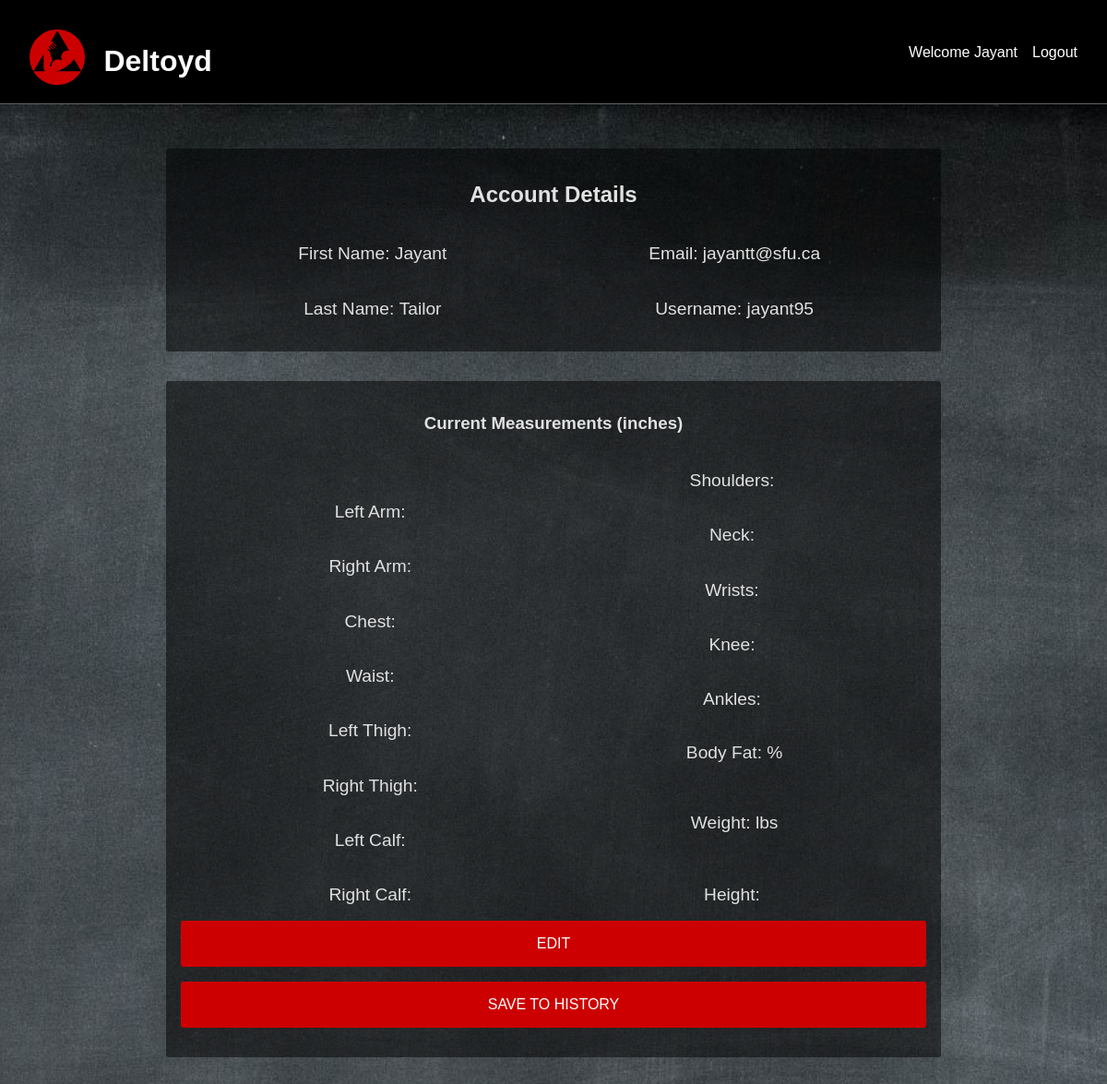
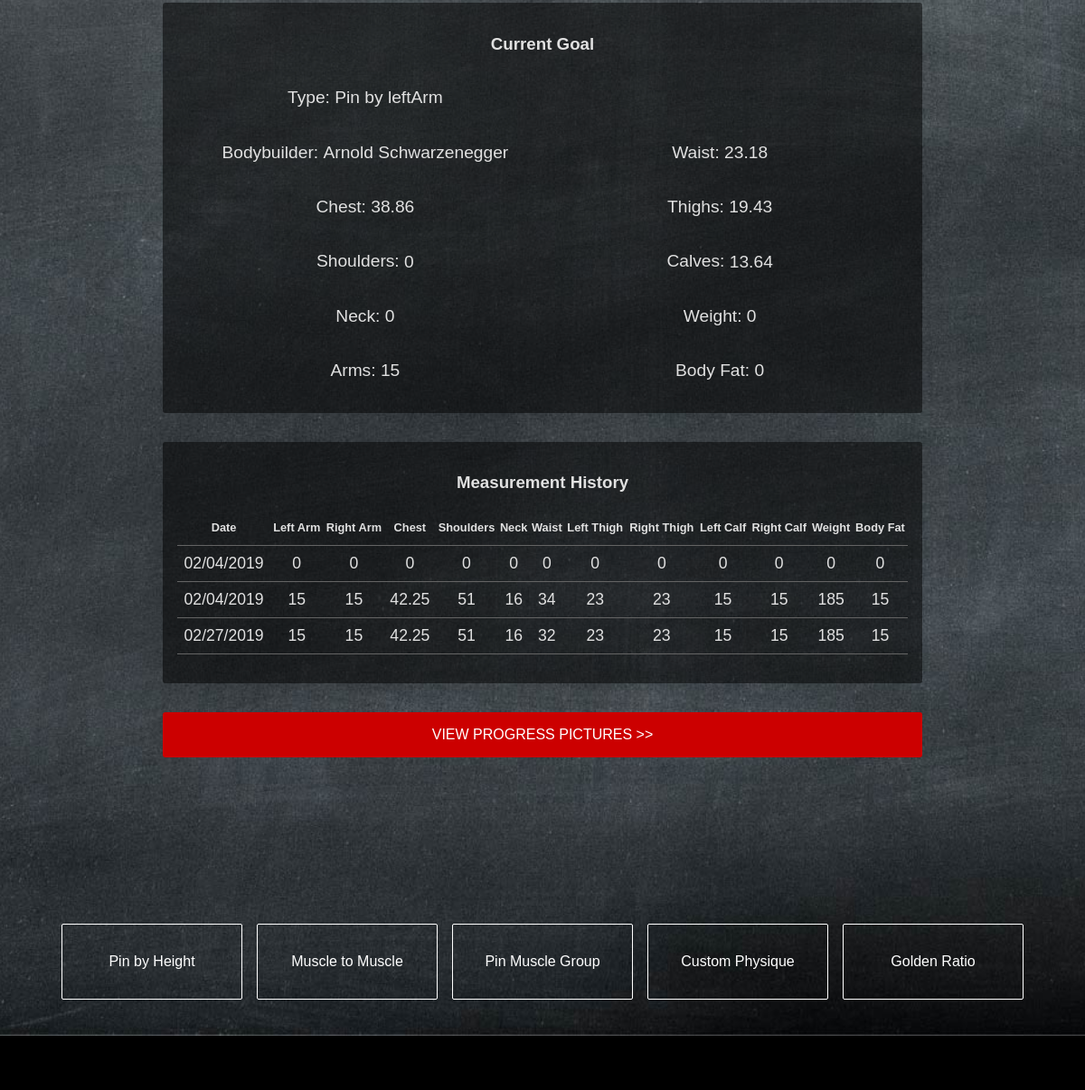
The app's page /profile.php (signed in), older data (2 pictures, top to bottom).
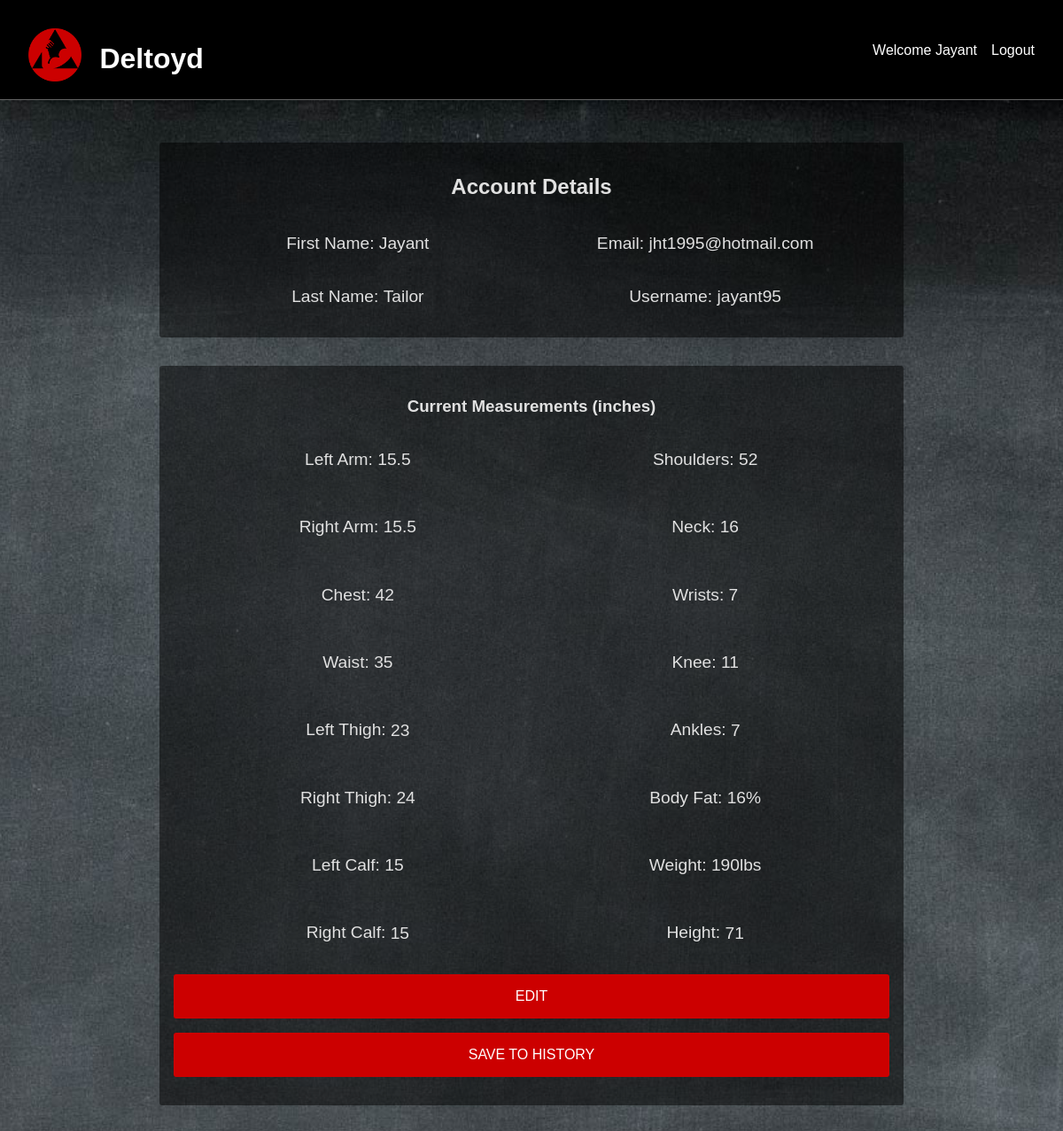
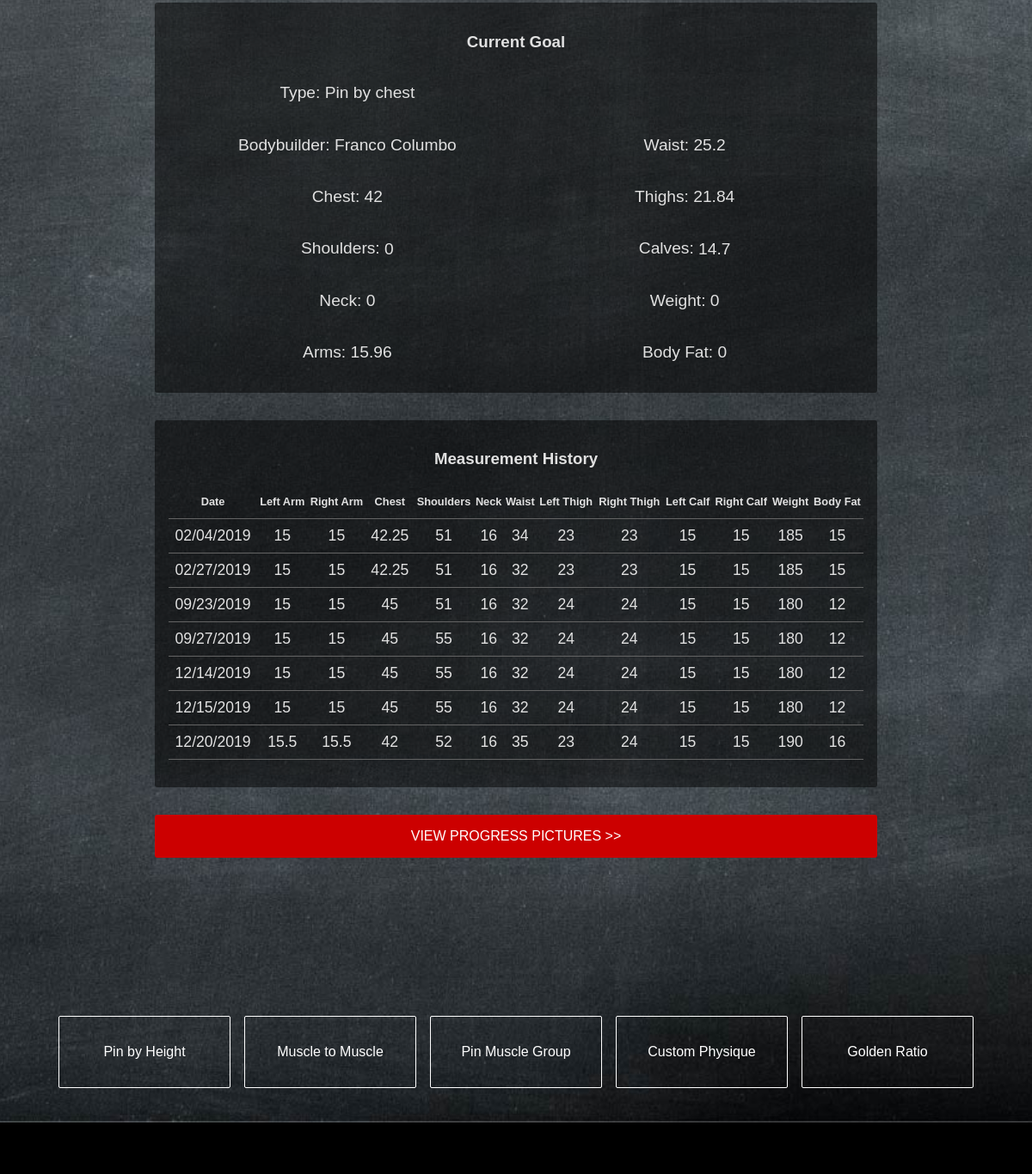
The same page, newer data (2 pictures, top to bottom).
### tables this page shows
CREATE TABLE `members` (
  `memberID` int(11) NOT NULL,
  `firstName` varchar(255) NOT NULL,
  `lastName` varchar(255) NOT NULL,
  `email` varchar(255) NOT NULL,
  `username` varchar(255) NOT NULL,
  `password` varchar(255) NOT NULL,
  `leftArm` float NOT NULL,
  `rightArm` float NOT NULL,
  `chest` float NOT NULL,
  `waist` float NOT NULL,
  `leftThigh` float NOT NULL,
  `rightThigh` float NOT NULL,
  `leftCalf` float NOT NULL,
  `rightCalf` float NOT NULL,
  `shoulders` float NOT NULL,
  `wrists` float NOT NULL,
  `ankles` float NOT NULL,
  `bodyFat` float NOT NULL,
  `weight` float NOT NULL,
  `neck` float NOT NULL,
  `knee` float NOT NULL,
  `height` float NOT NULL
);

CREATE TABLE `goals` (
  `memberID` int(11) NOT NULL,
  `goalID` int(11) NOT NULL,
  `bodybuilderID` int(11) NOT NULL,
  `bodybuilderName` varchar(255) NOT NULL,
  `featureName` varchar(255) NOT NULL,
  `currentGoal` tinyint(1) NOT NULL,
  `date` varchar(255) NOT NULL,
  `arms` float NOT NULL,
  `chest` float NOT NULL,
  `waist` float NOT NULL,
  `thighs` float NOT NULL,
  `calves` float NOT NULL,
  `shoulders` float NOT NULL,
  `neck` float NOT NULL,
  `weight` float NOT NULL,
  `bodyFat` float NOT NULL
);

CREATE TABLE `memberlog` (
  `measurementID` int(11) NOT NULL,
  `memberID` int(11) NOT NULL,
  `timestamp` varchar(255) NOT NULL,
  `leftArm` float NOT NULL,
  `rightArm` float NOT NULL,
  `chest` float NOT NULL,
  `waist` float NOT NULL,
  `leftThigh` float NOT NULL,
  `rightThigh` float NOT NULL,
  `leftCalf` float NOT NULL,
  `rightCalf` float NOT NULL,
  `shoulders` float NOT NULL,
  `weight` float NOT NULL,
  `bodyFat` float NOT NULL,
  `neck` float NOT NULL
);

CREATE TABLE `memberdetails` (
  `memberID` int(11) NOT NULL,
  `username` varchar(255) NOT NULL,
  `leftArm` float NOT NULL,
  `rightArm` float NOT NULL,
  `chest` float NOT NULL,
  `wrist` float NOT NULL,
  `waist` float NOT NULL,
  `leftThigh` float NOT NULL,
  `rightThigh` float NOT NULL,
  `neck` float NOT NULL,
  `leftCalf` float NOT NULL,
  `rightCalf` float NOT NULL,
  `knee` float NOT NULL,
  `shoulders` float NOT NULL,
  `ankles` float NOT NULL,
  `weight` float NOT NULL,
  `bodyFat` float NOT NULL,
  `height` float NOT NULL
);

### includes/helper_functions.php (called while the page is built, shortened)
<?php
  function getProfileInformation($username, $connection) {
    $user_profile = [];
    if ($stmt = $connection->prepare('SELECT * FROM members WHERE username = ? LIMIT 1')) {
      $stmt->bind_param('s', $username);
      $stmt->execute();
    } else {
      $error = $connection->errno . ' ' . $connection->error;
      echo $error;
    }
    $result = $stmt->get_result();
    while ($row = $result->fetch_assoc()) {
      $user_profile['first-name'] = $row['firstName'];
      $user_profile['last-name'] = $row['lastName'];
      $user_profile['email'] = $row['email'];
      $user_profile['username'] = $row['username'];
    }
    if ($stmt = $connection->prepare('SELECT * FROM memberdetails WHERE username = ?')) {
      $stmt->bind_param('s', $username);
      $stmt->execute();
    } else {
      $error = $connection->errno . ' ' . $connection->error;
      echo $error;
    }
    $result = $stmt->get_result();
    while($row = $result->fetch_assoc()) {
      $user_profile['leftArm'] = $row['leftArm'];
      $user_profile['rightArm'] = $row['rightArm'];
      $user_profile['chest'] = $row['chest'];
      $user_profile['waist'] = $row['waist'];
      $user_profile['leftThigh'] = $row['leftThigh'];
      $user_profile['rightThigh'] = $row['rightThigh'];
      $user_profile['leftCalf'] = $row['leftCalf'];
      $user_profile['rightCalf'] = $row['rightCalf'];
      $user_profile['shoulders'] = $row['shoulders'];
      $user_profile['neck'] = $row['neck'];
      $user_profile['knee'] = $row['knee'];
      $user_profile['wrists'] = $row['wrist'];
      $user_profile['ankles'] = $row['ankles'];
      $user_profile['bodyFat'] = $row['bodyFat'];
      $user_profile['weight'] = $row['weight'];
      $user_profile['height'] = $row['height'];
    }
    return $user_profile;
  }
  function getUserMeasurementLog($userID, $connection) {
    $user_log = [];
    $row_count = 0;
    if ($stmt = $connection->prepare('SELECT * FROM memberlog WHERE memberID = ?')) {
      $stmt->bind_param('s', $userID);
      $stmt->execute();
    } else {
      $error = $connection->errno . ' ' . $connection->error;
      echo $error;
    }
    $result = $stmt->get_result();
    while ($row = $result->fetch_assoc()) {
      $user_row = [];
      $user_row['timestamp'] = $row['timestamp'];
      $user_row['leftArm'] = $row['leftArm'];
      $user_row['rightArm'] = $row['rightArm'];
      $user_row['chest'] = $row['chest'];
      $user_row['waist'] = $row['waist'];
      $user_row['leftThigh'] = $row['leftThigh'];
      $user_row['rightThigh'] = $row['rightThigh'];
      $user_row['shoulders'] = $row['shoulders'];
      $user_row['neck'] = $row['neck'];
      $user_row['leftCalf'] = $row['leftCalf'];
      $user_row['rightCalf'] = $row['rightCalf'];
      $user_row['weight'] = $row['weight'];
      $user_row['bodyFat'] = $row['bodyFat'];
      $user_log[$row_count] = $user_row;
      $row_count++;
    }
    return $user_log;
  }
  function getCurrentUserGoal($memberID, $connection) {
    $goalMeasurements = [];
    $sql = "SELECT * from goals WHERE memberID = ? AND currentGoal = 1";
    if ($stmt = $connection->prepare($sql)) {
      $stmt->bind_param('i', $memberID);
      $stmt->execute();
    } else {
      $error = $connection->errno . ' ' . $connection->error;
      echo $error;
    }
    $result = $stmt->get_result();
    while ($row = $result->fetch_assoc()) {
      $goalMeasurements['bodybuilder'] = $row['bodybuilderName'];
      $goalMeasurements['featureName'] = $row['featureName'];
      $goalMeasurements['date'] = $row['date'];
      $goalMeasurements['arms'] = $row['arms'];
      $goalMeasurements['chest'] = $row['chest'];
      $goalMeasurements['waist'] = $row['waist'];
      $goalMeasurements['thighs'] = $row['thighs'];
      $goalMeasurements['calves'] = $row['calves'];
      $goalMeasurements['shoulders'] = $row['shoulders'];
      $goalMeasurements['neck'] = $row['neck'];
      $goalMeasurements['weight'] = $row['weight'];
      $goalMeasurements['bodyFat'] = $row['bodyFat'];
    }
    return $goalMeasurements;
  }
?>

### profile.php (the view, shortened to what the changed rows need)
<?php
  require("includes/header.php");
  require_once("includes/db_connection.php");
  require_once("includes/helper_functions.php");
  $user_profile = [];
  $editActive = false;
  if (!empty($_SESSION['username'])) {
    $user_profile = getProfileInformation($_SESSION['username'], $connection);
    $userGoal = getCurrentUserGoal($_SESSION['memberID'], $connection);
  } else {
    header("Location: login.php");
  }
?>
<div class="page-background">
  <div class="content-wrapper">
    <div class="user-stats">
      <h2>Account Details</h2>
      <div class="stats-group left">
        <div class="custom-stat-group">
          <label>First Name:</label>
          <p><?php echo $user_profile['first-name'] ?></p>
        </div>
        <div class="custom-stat-group">
          <label>Last Name:</label>
          <p><?php echo $user_profile['last-name'] ?></p>
        </div>
      </div>
      <div class="stats-group right">
        <div class="profile-info-group">
          <label>Email:</label>
          <p><?php echo $user_profile['email'] ?></p>
        </div>
        <div class="custom-stat-group">
          <label>Username:</label>
          <p><?php echo $user_profile['username'] ?></p>
       </div>
      </div>
    </div>
    <form class="user-stats" action="<?php echo htmlspecialchars($_SERVER["PHP_SELF"]);?>" method="post">
          <div class="stats-group left">
            <div class="custom-stat-group wrap-input">
              <label>Left Arm:</label>
              <?php echo $editActive ? "<input class='form-input' type='number' step='0.1' name='leftArm' value=".$user_profile['leftArm'].">" : "<p>".$user_profile['leftArm']."</p>"; ?>
            </div>
            <div class="custom-stat-group wrap-input">
              <label>Right Arm:</label>
              <?php echo $editActive ? "<input class='form-input' type='number' step='0.1' name='rightArm' value=".$user_profile['rightArm'].">" : "<p>".$user_profile['rightArm']."</p>"; ?>
            </div>
            <div class="custom-stat-group wrap-input">
              <label>Chest:</label>
              <?php echo $editActive ? "<input class='form-input' type='number' step='0.1' name='chest' value=".$user_profile['chest'].">" : "<p>".$user_profile['chest']."</p>"; ?>
            </div>
            <div class="custom-stat-group wrap-input">
              <label>Waist:</label>
              <?php echo $editActive ? "<input class='form-input' type='number' step='0.1' name='waist' value=".$user_profile['waist'].">" : "<p>".$user_profile['waist']."</p>"; ?>
            </div>
            <div class="custom-stat-group wrap-input">
              <label>Left Thigh:</label>
              <?php echo $editActive ? "<input class='form-input' type='number' step='0.1' name='leftThigh' value=".$user_profile['leftThigh'].">" : "<p>".$user_profile['leftThigh']."</p>"; ?>
            </div>
            <div class="custom-stat-group wrap-input">
              <label>Right Thigh:</label>
              <?php echo $editActive ? "<input class='form-input' type='number' step='0.1' name='rightThigh' value=".$user_profile['rightThigh'].">" : "<p>".$user_profile['rightThigh']."</p>"; ?>
            </div>
            <div class="custom-stat-group wrap-input">
              <label>Left Calf:</label>
              <?php echo $editActive ? "<input class='form-input' type='number' step='0.1' name='leftCalf' value=".$user_profile['leftCalf'].">" : "<p>".$user_profile['leftCalf']."</p>"; ?>
            </div>
            <div class="custom-stat-group wrap-input">
              <label>Right Calf:</label>
              <?php echo $editActive ? "<input class='form-input' type='number' step='0.1' name='rightCalf' value=".$user_profile['rightCalf'].">" : "<p>".$user_profile['rightCalf']."</p>"; ?>
            </div>
          </div>
          <div class="stats-group right">
            <div class="custom-stat-group wrap-input">
              <label>Shoulders:</label>
              <?php echo $editActive ? "<input class='form-input' type='number' step='0.01' name='shoulders' value=".$user_profile['shoulders'].">" : "<p>".$user_profile['shoulders']."</p>"; ?>
            </div>
            <div class="custom-stat-group wrap-input">
              <label>Neck:</label>
              <?php echo $editActive ? "<input class='form-input' type='number' step='0.01' name='neck' value=".$user_profile['neck'].">" : "<p>".$user_profile['neck']."</p>"; ?>
            </div>
            <div class="custom-stat-group wrap-input">
              <label>Wrists:</label>
              <?php echo $editActive ? "<input class='form-input' type='number' step='0.01' name='wrists' value=".$user_profile['wrists'].">" : "<p>".$user_profile['wrists']."</p>"; ?>
            </div>
            <div class="custom-stat-group wrap-input">
              <label>Knee:</label>
              <?php echo $editActive ? "<input class='form-input' type='number' step='0.01' name='knee' value=".$user_profile['knee'].">" : "<p>".$user_profile['knee']."</p>"; ?>
            </div>
            <div class="custom-stat-group wrap-input">
              <label>Ankles:</label>
              <?php echo $editActive ? "<input class='form-input' type='number' step='0.01' name='ankles' value=".$user_profile['ankles'].">" : "<p>".$user_profile['ankles']."</p>"; ?>
            </div>
            <div class="custom-stat-group wrap-input">
              <label>Body Fat:</label>
              <?php echo $editActive ? "<input class='form-input' type='number' step='0.01' name='bodyFat' value=".$user_profile['bodyFat'].">" : "<p>".$user_profile['bodyFat']."%</p>"; ?>
            </div>
            <div class="custom-stat-group wrap-input">
              <label>Weight:</label>
              <?php echo $editActive ? "<input class='form-input' type='number' step='0.01' name='weight' value=".$user_profile['weight'].">" : "<p>".$user_profile['weight']."lbs</p>"; ?>
            </div>
            <div class="custom-stat-group wrap-input">
              <label>Height:</label>
              <?php echo $editActive ? "<input class='form-input' type='number' step='0.01' name='height' value=".$user_profile['height'].">" : "<p>".$user_profile['height']."</p>"; ?>
            </div>
          </div>
    </form>
    <div class="user-stats">
          <div class="stats-group left">
            <div class="custom-stat-group">
              <label>Type:</label>
              <?php echo $userGoal ? "<p>" . $userGoal['featureName'] . "</p>" : "<p>N/A</p>"; ?>
            </div>
              <?php
                if ($userGoal) {
                  if ($userGoal['bodybuilder'] != NULL) {
                    echo "<div class='custom-stat-group'>";
                    echo 		"<label>Bodybuilder: </label>";
                    echo 		"<p>" . $userGoal['bodybuilder'] . "</p>";
                    echo "</div>";
                  }
                }
              ?>
            <div class="custom-stat-group">
              <label>Chest:</label>
              <?php echo "<p>" . round($userGoal['chest'], 2) . "</p>"; ?>
            </div>
            <div class="custom-stat-group">
              <label>Shoulders:</label>
              <?php echo "<p>" . round($userGoal['shoulders'], 2) . "</p>"; ?>
            </div>
            <div class="custom-stat-group">
              <label>Neck:</label>
              <?php echo "<p>" . round($userGoal['neck'], 2) . "</p>"; ?>
            </div>
            <div class="custom-stat-group">
              <label>Arms:</label>
              <?php echo "<p>" . round($userGoal['arms'], 2) . "</p>"; ?>
            </div>
          </div>
          <div class="stats-group right">
            <div class="custom-stat-group">
              <label>Waist:</label>
              <?php echo "<p>" . round($userGoal['waist'], 2) . "</p>"; ?>
            </div>
            <div class="custom-stat-group">
              <label>Thighs:</label>
              <?php echo "<p>" . round($userGoal['thighs'], 2) . "</p>"; ?>
            </div>
            <div class="custom-stat-group">
              <label>Calves:</label>
              <?php echo "<p>" . round($userGoal['calves'], 2) . "</p>"; ?>
            </div>
            <div class="custom-stat-group">
              <label>Weight:</label>
              <?php echo "<p>" . round($userGoal['weight'], 2) . "</p>"; ?>
            </div>
            <div class="custom-stat-group">
              <label>Body Fat:</label>
              <?php echo "<p>" . round($userGoal['bodyFat'], 2) . "</p>"; ?>
            </div>
          </div>
      </div>
    <div class="user-stats table">
      <table class="ratio-table profile">
        <tr>
          <th>Date</th>
          <th>Left Arm</th>
          <th>Right Arm</th>
          <th>Chest</th>
          <th>Shoulders</th>
          <th>Neck</th>
          <th>Waist</th>
          <th>Left Thigh</th>
          <th>Right Thigh</th>
          <th>Left Calf</th>
          <th>Right Calf</th>
          <th>Weight</th>
          <th>Body Fat</th>
        </tr>
        <?php
          $log = getUserMeasurementLog($_SESSION['memberID'], $connection);
          foreach($log as $row_array) {
            $date = date('m/d/Y', $row_array['timestamp']);
            echo "<tr>";
            echo "<td>" . $date . "</td>";
            echo "<td>" . $row_array['leftArm'] . "</td>";
            echo "<td>" . $row_array['rightArm'] . "</td>";
            echo "<td>" . $row_array['chest'] . "</td>";
            echo "<td>" . $row_array['shoulders'] . "</td>";
            echo "<td>" . $row_array['neck'] . "</td>";
            echo "<td>" . $row_array['waist'] . "</td>";
            echo "<td>" . $row_array['leftThigh'] . "</td>";
            echo "<td>" . $row_array['rightThigh'] . "</td>";
            echo "<td>" . $row_array['leftCalf'] . "</td>";
            echo "<td>" . $row_array['rightCalf'] . "</td>";
            echo "<td>" . $row_array['weight'] . "</td>";
            echo "<td>" . $row_array['bodyFat'] . "</td>";
            echo "</tr>";
          }
        ?>
      </table>
    </div>
  </div>
</div>
<?php require("includes/footer.php"); ?>

Row changes from the older to the newer data that the page shows:
no longer on this page (row edited): members: firstName "Jayant", lastName "Tailor", email "jayantt@sfu.ca", username "jayant95"
no longer on this page (row edited): goals: featureName "Pin by leftArm", bodybuilderName "Arnold Schwarzenegger", chest "38.86", shoulders "0", neck "0", arms "15", waist "23.18", thighs "19.43", calves "13.64", weight "0", bodyFat "0"
removed memberlog: timestamp "02/04/2019", leftArm "0", rightArm "0", chest "0", shoulders "0", neck "0", waist "0", leftThigh "0", rightThigh "0", leftCalf "0", rightCalf "0", weight "0", bodyFat "0"
added memberdetails: username "jayant95", leftArm "15.5", rightArm "15.5", chest "42", waist "35", leftThigh "23", rightThigh "24", leftCalf "15", rightCalf "15", shoulders "52", neck "16", knee "11", ankles "7", bodyFat "16", weight "190", height "71"
added goals: featureName "Pin by chest", bodybuilderName "Franco Columbo", chest "42", shoulders "0", neck "0", arms "15.96", waist "25.2", thighs "21.84", calves "14.7", weight "0", bodyFat "0"
added memberlog: timestamp "09/23/2019", leftArm "15", rightArm "15", chest "45", shoulders "51", neck "16", waist "32", leftThigh "24", rightThigh "24", leftCalf "15", rightCalf "15", weight "180", bodyFat "12"
added memberlog: timestamp "09/27/2019", leftArm "15", rightArm "15", chest "45", shoulders "55", neck "16", waist "32", leftThigh "24", rightThigh "24", leftCalf "15", rightCalf "15", weight "180", bodyFat "12"
added memberlog: timestamp "12/14/2019", leftArm "15", rightArm "15", chest "45", shoulders "55", neck "16", waist "32", leftThigh "24", rightThigh "24", leftCalf "15", rightCalf "15", weight "180", bodyFat "12"
added memberlog: timestamp "12/15/2019", leftArm "15", rightArm "15", chest "45", shoulders "55", neck "16", waist "32", leftThigh "24", rightThigh "24", leftCalf "15", rightCalf "15", weight "180", bodyFat "12"
added memberlog: timestamp "12/20/2019", leftArm "15.5", rightArm "15.5", chest "42", shoulders "52", neck "16", waist "35", leftThigh "23", rightThigh "24", leftCalf "15", rightCalf "15", weight "190", bodyFat "16"
Text that changed along with them:
$user_profile['first-name']: (not shown) → "Jayant"
$user_profile['last-name']: (not shown) → "Tailor"
$user_profile['email']: (not shown) → "jht1995@hotmail.com"
$user_profile['wrists']: (not shown) → "7"
